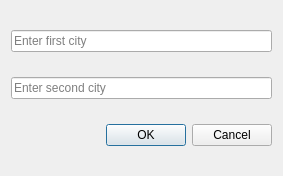
<?xml version="1.0" encoding="UTF-8"?>
<ui version="4.0">
 <class>Dialog_DijkstraEin</class>
 <widget class="QDialog" name="Dialog_DijkstraEin">
  <property name="geometry">
   <rect>
    <x>0</x>
    <y>0</y>
    <width>283</width>
    <height>176</height>
   </rect>
  </property>
  <property name="windowTitle">
   <string>Dialog</string>
  </property>
  <layout class="QGridLayout" name="gridLayout">
   <item row="0" column="0">
    <widget class="QLineEdit" name="lineEdit_C1">
     <property name="placeholderText">
      <string>Enter first city</string>
     </property>
    </widget>
   </item>
   <item row="1" column="0">
    <widget class="QLineEdit" name="lineEdit_C2">
     <property name="placeholderText">
      <string>Enter second city</string>
     </property>
    </widget>
   </item>
   <item row="2" column="0">
    <widget class="QDialogButtonBox" name="buttonBox">
     <property name="orientation">
      <enum>Qt::Horizontal</enum>
     </property>
     <property name="standardButtons">
      <set>QDialogButtonBox::Cancel|QDialogButtonBox::Ok</set>
     </property>
    </widget>
   </item>
  </layout>
 </widget>
 <resources/>
 <connections>
  <connection>
   <sender>buttonBox</sender>
   <signal>accepted()</signal>
   <receiver>Dialog_DijkstraEin</receiver>
   <slot>accept()</slot>
   <hints>
    <hint type="sourcelabel">
     <x>248</x>
     <y>254</y>
    </hint>
    <hint type="destinationlabel">
     <x>157</x>
     <y>274</y>
    </hint>
   </hints>
  </connection>
  <connection>
   <sender>buttonBox</sender>
   <signal>rejected()</signal>
   <receiver>Dialog_DijkstraEin</receiver>
   <slot>reject()</slot>
   <hints>
    <hint type="sourcelabel">
     <x>316</x>
     <y>260</y>
    </hint>
    <hint type="destinationlabel">
     <x>286</x>
     <y>274</y>
    </hint>
   </hints>
  </connection>
 </connections>
</ui>
